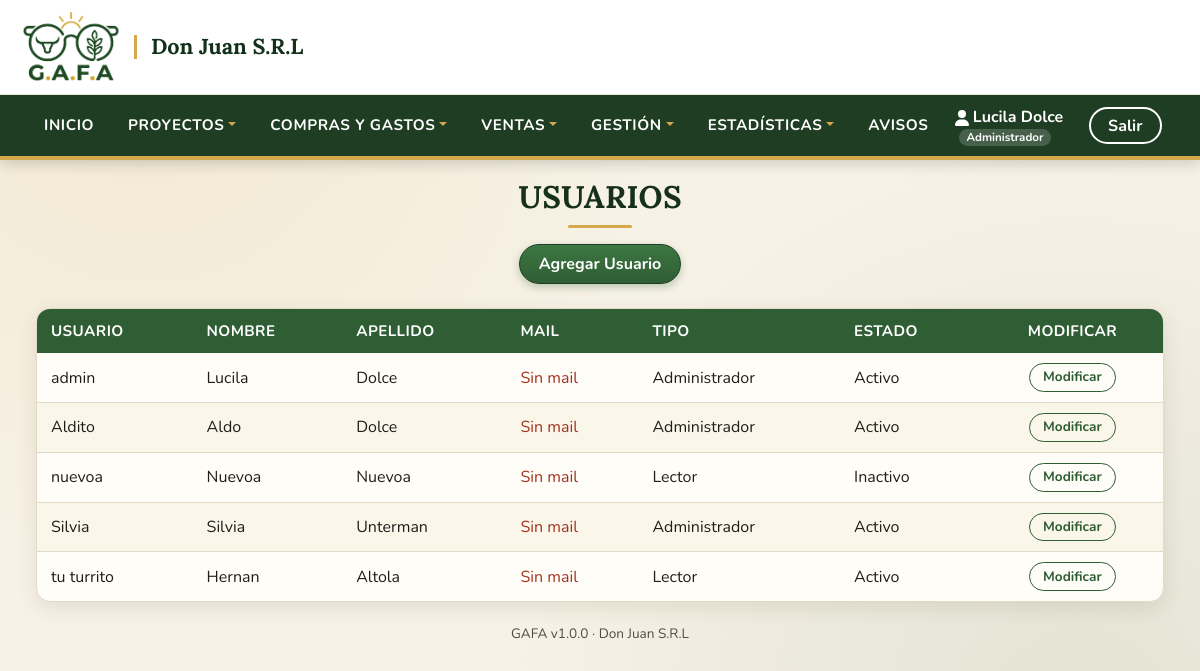
Page /usuarios.php?error=email (signed in) on the committed database.
### tables this page shows
CREATE TABLE `usuarios` (
  `id_usuario` int(11) NOT NULL AUTO_INCREMENT,
  `usuario` varchar(45) NOT NULL,
  `password` varchar(255) NOT NULL,
  `nombre` varchar(45) NOT NULL,
  `apellido` varchar(45) NOT NULL,
  `id_tipoUsuario` int(11) NOT NULL,
  `id_EstadoUsuario` int(1) NOT NULL,
  `email` varchar(120) DEFAULT NULL,
  PRIMARY KEY (`id_usuario`),
  UNIQUE KEY `uq_usuario_email` (`email`)
);

CREATE TABLE `tipo_usuario` (
  `id_tipoUsuario` int(11) NOT NULL AUTO_INCREMENT,
  `tipo` varchar(45) NOT NULL,
  PRIMARY KEY (`id_tipoUsuario`)
);

CREATE TABLE `estadousuario` (
  `id_EstadoUsuario` int(1) NOT NULL AUTO_INCREMENT,
  `estadoUsuario` varchar(10) NOT NULL,
  PRIMARY KEY (`id_EstadoUsuario`)
);

### Modelo/Auth.php (called while the page is built, shortened)
<?php
function e($valor): string
{
    return htmlspecialchars((string)$valor, ENT_QUOTES, 'UTF-8');
}
function nombrePropio(?string $texto): string
{
    $texto = trim((string)preg_replace('/\s+/u', ' ', (string)$texto));
    $palabras = explode(' ', mb_strtolower($texto, 'UTF-8'));
    foreach ($palabras as $i => $p) {
        $palabras[$i] = preg_replace_callback('/(^|[\'\-])(\p{L})/u', function ($m) {
            return $m[1] . mb_strtoupper($m[2], 'UTF-8');
        }, $p);
    }
    return implode(' ', $palabras);
}
function rolUsuario($conexion): int
{
    static $cache = [];
    $usuario = (string)($_SESSION['usuario'] ?? '');
    if (!isset($cache[$usuario])) {
        $stmt = $conexion->prepare("SELECT id_tipoUsuario FROM usuarios WHERE usuario = ?");
        $stmt->bind_param("s", $usuario);
        $stmt->execute();
        $fila = $stmt->get_result()->fetch_assoc();
        $cache[$usuario] = $fila ? (int)$fila['id_tipoUsuario'] : 0;
    }
    return $cache[$usuario];
}
function nombreRol(int $rol): string
{
    return [ROL_ADMIN => 'Administrador', ROL_LECTOR => 'Lector', ROL_OPERADOR => 'Operador'][$rol] ?? 'Sin rol';
}

### Modelo/Empresa.php (called while the page is built, shortened)
<?php
require_once __DIR__ . '/Moneda.php';
function empresaPorDefecto(): array
{
    return [
        'nombre' => 'Don Juan S.R.L',
        'lema' => 'Ganadería y Agricultura de Fácil Administración',
        'cuit' => '', 'email' => '', 'telefono' => '', 'direccion' => '',
        'color' => EMPRESA_COLOR_BASE,
        'logo' => '',
    ];
}
function empresa($conexion = null, bool $recargar = false): array
{
    static $cache = null;
    if ($cache !== null) return $cache;
    $datos = empresaPorDefecto();
    $cache = $datos;
    return $cache;
}

### Modelo/Moneda.php (called while the page is built, shortened)
<?php
function columnaExiste($conexion, string $tabla, string $columna): bool
{
    $stmt = $conexion->prepare("SELECT 1 FROM information_schema.columns WHERE table_schema = DATABASE() AND table_name = ? AND column_name = ?");
    $stmt->bind_param("ss", $tabla, $columna);
    $stmt->execute();
    $existe = (bool)$stmt->get_result()->fetch_row();
    return $existe;
}

### usuarios.php (the view, shortened to what this page needs)
<?php
include('./Modelo/Conexion.php'); include_once('./Modelo/Auth.php'); requerirAdmin($conexion);
?>
<?php
include('./Template/Cabecera.php');
include('./Modelo/Conexion.php');
include_once('./Modelo/Auth.php');
include_once('./Modelo/Moneda.php');
$mailCol = columnaExiste($conexion, 'usuarios', 'email');
?>
<center>
    <h1>USUARIOS</h1>
    <a href="./altaUsuario.php"><button class="btn btn-success">Agregar Usuario</button></a>
    <br/><br/>
    <table style="border:none; width:1200px;box-shadow: 5px 5px 5px 5px rgb(148, 148, 148);border-radius: 5px;background-color: whitesmoke;">
        <thead>
        <tr style="color:green; background-color:white;font-weight:bold;border-bottom: 2px solid green;">
            <th style="padding:5px;">Usuario</th>
            <th style="padding:5px;">Nombre</th>
            <th style="padding:5px;">Apellido</th>
            <th style="padding:5px;">Mail</th>
            <th style="padding:5px;">Tipo</th>
            <th style="padding:5px;">Estado</th>
            <th style="padding:5px;text-align:center;">Modificar</th>
        </tr>
        </thead>
        <?php
        $consulta = mysqli_query($conexion, "SELECT u.id_usuario, u.usuario, u.nombre, u.apellido, " . ($mailCol ? "u.email, " : "") . "t.tipo, e.estadoUsuario
            FROM usuarios u
            LEFT JOIN tipo_usuario t ON t.id_tipoUsuario = u.id_tipoUsuario
            LEFT JOIN estadousuario e ON e.id_EstadoUsuario = u.id_EstadoUsuario
            ORDER BY u.usuario ASC");
        while ($u = mysqli_fetch_assoc($consulta)) { ?>
        <tr>
            <td style="padding:5px;"><?php echo e($u['usuario']); ?></td>
            <td style="padding:5px;"><?php echo e(nombrePropio($u['nombre'])); ?></td>
            <td style="padding:5px;"><?php echo e(nombrePropio($u['apellido'])); ?></td>
            <td style="padding:5px;"><?php echo $mailCol ? ($u['email'] ? e($u['email']) : '<span class="texto-mal">Sin mail</span>') : '-'; ?></td>
            <td style="padding:5px;"><?php echo e($u['tipo']); ?></td>
            <td style="padding:5px;"><?php echo e($u['estadoUsuario']); ?></td>
            <td class="text-center text-nowrap"><a class="btn btn-sm btn-outline-success" href="./detalleUsuario.php?no=<?php echo (int)$u['id_usuario']; ?>">Modificar</a></td>
        </tr>
        <?php } ?>
    </table>
</center>
<?php
include('./Template/Pie.php');
?>

### Template/Cabecera.php (shortened to what this page needs)
<?php
include ("./Modelo/Conexion.php");
include_once('./Modelo/Auth.php');
include_once('./Modelo/Empresa.php');
$iduser = $_SESSION['usuario'];
$stmtCab = $conexion->prepare("SELECT * FROM usuarios WHERE usuario = ?");
$stmtCab->bind_param("s", $iduser);
$stmtCab->execute();
$row = $stmtCab->get_result()->fetch_assoc();
$nombre = nombrePropio($row['nombre']);
$apellido = nombrePropio($row['apellido']);
$cantAvisos = notificacionesListas($conexion) ? count(construirAvisos($conexion, configNotificaciones())) : 0;
$emp = empresa($conexion);
$rolNombre = nombreRol(rolUsuario($conexion));
?>
<!DOCTYPE html>
<html lang="es">
<head>
    <link href="https://cdn.jsdelivr.net/npm/bootstrap@5.2.0-beta1/dist/css/bootstrap.min.css" rel="stylesheet">
    <link href="https://unpkg.com/aos@2.3.1/dist/aos.css" rel="stylesheet">
	<link rel="stylesheet" href="estilos.css">
	<link rel="stylesheet" href="Css/tema.css">
</head>
<body>
<header class="hea-pri" >
	<div class="titPrincipal">
		<a href="./inicio.php" class="marca" title="Ir al inicio">
			<img src="imgs/GAFA_LOGO_oscuro.png" alt="GAFA - Ganadería y Agricultura de Fácil Administración">
			<span class="marca-texto"><?php echo e($emp['nombre']); ?></span>
		</a>
	</div>
    <nav class="navbar navbar-expand-lg navbar-light" style="border-bottom: 1px solid #0a6111;">
        <div class="container-fluid navpri">
            <div class="collapse navbar-collapse" id="navbarNav" >
                <ul class="navbar-nav">
				<li class="nav-item">
					<a href="./inicio.php" class="nav-link" style="color: #0a6111;" aria-current="page">Inicio</a>
				</li>
                <li class="nav-item dropdown">
                        <a href="#" class="nav-link dropdown-toggle " id="navbarDropdown" role="button" data-bs-toggle="dropdown" aria-expanded="false" style="color: #0a6111;">Proyectos</a>
                    </li>
                    <li class="nav-item dropdown">
                        <a href="#" class="nav-link dropdown-toggle " id="navbarDropdown" role="button" data-bs-toggle="dropdown" aria-expanded="false" style="color: #0a6111;">Compras y Gastos</a>
                    </li>
					<li class="nav-item dropdown">
                        <a href="#" class="nav-link dropdown-toggle " id="navbarDropdown" role="button" data-bs-toggle="dropdown" aria-expanded="false" style="color: #0a6111;">Ventas</a>
                    </li>
					<li class="nav-item dropdown">
                        <a href="#" class="nav-link dropdown-toggle " id="navbarDropdown" role="button" data-bs-toggle="dropdown" aria-expanded="false" style="color: #0a6111;">Gestión</a>
                    </li>
					<li class="nav-item dropdown">
                        <a href="#" class="nav-link dropdown-toggle " id="navbarDropdown" role="button" data-bs-toggle="dropdown" aria-expanded="false" style="color: #0a6111;">Estadísticas</a>
                    </li>
					<li class="nav-item"><a href="./avisos.php" class="nav-link">Avisos<?php if ($cantAvisos > 0) { ?> <span class="badge-avisos"><?php echo (int)$cantAvisos; ?></span><?php } ?></a></li>
                </ul>
            </div>
            <div class="exit">
				<div class="exit-name">
				<p><svg xmlns="http://www.w3.org/2000/svg" height="1em" viewBox="0 0 448 512"><path d="M224 256A128 128 0 1 0 224 0a128 128 0 1 0 0 256zm-45.7 48C79.8 304 0 383.8 0 482.3C0 498.7 13.3 512 29.7 512H418.3c16.4 0 29.7-13.3 29.7-29.7C448 383.8 368.2 304 269.7 304H178.3z"/></svg>&nbsp<?php echo htmlspecialchars($nombre." ".$apellido, ENT_QUOTES, 'UTF-8'); ?> <small class="rol-usuario"><?php echo e($rolNombre); ?></small></p>
				</div>
				<div class="exit-exit">
					<a href="./login.php">
						<button class="btn btn-outline-success">Salir</button>
					</a>
				</div>
			</div>
        </div>
    </nav>
</header>

### estilos.css (style rules this page uses)
* { margin: 0; padding: 0; box-sizing: border-box; font-family: 'Montserrat Alternates', sans-serif; }
body { background-color: whitesmoke; object-fit: cover; background-repeat: no-repeat; background-position: center center; justify-content: center; align-items: center; height: auto; }
a { text-decoration: none; }
h1 { color: #0a6111; display: block; font-size: 2em; margin-block-start: 0.67em; margin-block-end: 0.67em; margin-inline-start: 0px; margin-inline-end: 0px; font-weight: bold; }
.titPrincipal { width: 100%; height: 40px; display: flex; justify-content: flex-start; }
p { margin: 0%; }
.exit { padding: 10px; display: flex; justify-content: center; align-items: center; flex-direction: row; gap: 20px; font-family: 'Montserrat Alternates', sans-serif; }

### rows in the picture
usuarios: nombre+apellido "Lucila Dolce", usuario "admin", nombre "Lucila", apellido "Dolce", shows "Sin mail", id_tipoUsuario.tipo "Administrador", id_EstadoUsuario.estadoUsuario "Activo"
usuarios: usuario "Aldito", nombre "Aldo", apellido "Dolce", shows "Sin mail", id_tipoUsuario.tipo "Administrador", id_EstadoUsuario.estadoUsuario "Activo"
usuarios: usuario "nuevoa", nombre "Nuevoa", apellido "Nuevoa", shows "Sin mail", id_tipoUsuario.tipo "Lector", id_EstadoUsuario.estadoUsuario "Inactivo"
usuarios: usuario "Silvia", nombre "Silvia", apellido "Unterman", shows "Sin mail", id_tipoUsuario.tipo "Administrador", id_EstadoUsuario.estadoUsuario "Activo"
usuarios: usuario "tu turrito", nombre "Hernan", apellido "Altola", shows "Sin mail", id_tipoUsuario.tipo "Lector", id_EstadoUsuario.estadoUsuario "Activo"

### other values in the picture
$emp['nombre'] "Don Juan S.R.L"
$rolNombre "Administrador"
GAFA_VERSION "1.0.0"
empresa()['nombre'] "Don Juan S.R.L"
